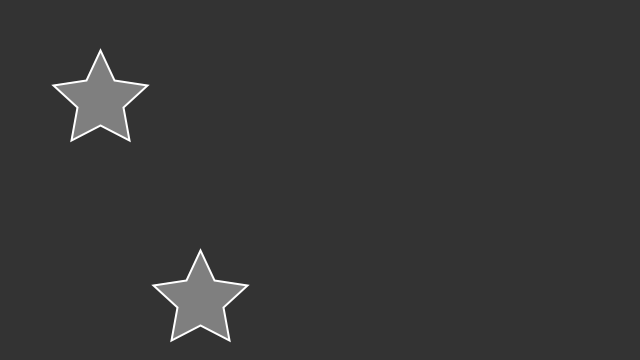
Frame 1 (no input)
Frame 60 (the mouse pressed at the canvas centre just before this capture): identical to frame 1, image omitted
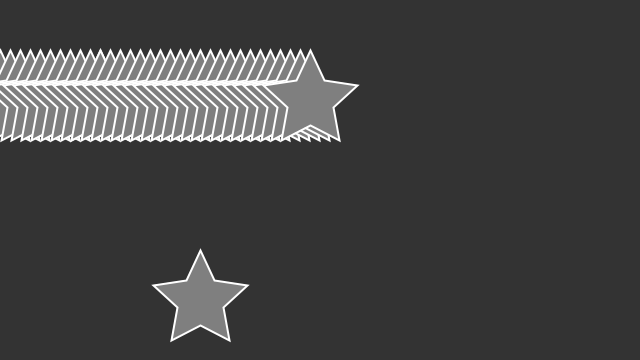
Frame 120 (the mouse held since frame 60 and released just before this capture)

The Processing sketch that drew these frames (run headless with seeded random() and noise(); from frame 60 on, the mouse is pressed at the canvas centre):

// Processing sketch: Reusability_With_Function_independent_work
// ── Reusability_With_Function_independent_work.pde
float endX = 0;

void setup () {
  size(640, 360);
}

void draw() {
  background(51);
  star(100, 100);
  star(200, 300);

  //int x = 0;
  //while (x < endX) {
  //  //line(x, 0, x, height);
  //  star(x,100);
  //  x = x + 20;
  //}

  //endX = endX + 1;

  //for(int x = 0; x < endX;  x = x + 20){
  //  star(x,100);
  //}
  //endX = endX + 1;
  for (int x = 0; x < mouseX; x = x + 10 ) {
    star(x, 100);
  }
  //endX = endX + 1;
}
void star(float x, float y) {
  fill(127);
  stroke(255);
  strokeWeight(2);
  //Here, we are hardcoding a series vertices
  beginShape();
  vertex(x, y-50);
  vertex(x+14, y-20);
  vertex(x+47, y-15);
  vertex(x+23, y+7);
  vertex(x+29, y+40);
  vertex(x, y+25);
  vertex(x-29, y+40);
  vertex(x-23, y+7);
  vertex(x-47, y-15);
  vertex(x-14, y-20);
  endShape(CLOSE);
}
